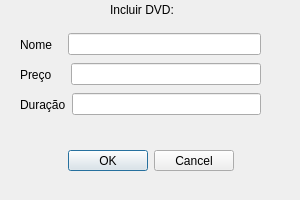
<?xml version="1.0" encoding="UTF-8"?>
<ui version="4.0">
 <class>IncluirDVD</class>
 <widget class="QDialog" name="IncluirDVD">
  <property name="geometry">
   <rect>
    <x>0</x>
    <y>0</y>
    <width>300</width>
    <height>200</height>
   </rect>
  </property>
  <property name="windowTitle">
   <string>Dialog</string>
  </property>
  <widget class="QDialogButtonBox" name="buttonBox">
   <property name="geometry">
    <rect>
     <x>10</x>
     <y>150</y>
     <width>281</width>
     <height>21</height>
    </rect>
   </property>
   <property name="orientation">
    <enum>Qt::Horizontal</enum>
   </property>
   <property name="standardButtons">
    <set>QDialogButtonBox::Cancel|QDialogButtonBox::Ok</set>
   </property>
   <property name="centerButtons">
    <bool>true</bool>
   </property>
  </widget>
  <widget class="QLabel" name="label">
   <property name="geometry">
    <rect>
     <x>110</x>
     <y>0</y>
     <width>91</width>
     <height>19</height>
    </rect>
   </property>
   <property name="text">
    <string>Incluir DVD:</string>
   </property>
  </widget>
  <widget class="QWidget" name="">
   <property name="geometry">
    <rect>
     <x>20</x>
     <y>30</y>
     <width>241</width>
     <height>29</height>
    </rect>
   </property>
   <layout class="QHBoxLayout" name="horizontalLayout_4">
    <item>
     <widget class="QLabel" name="labelN">
      <property name="text">
       <string>Nome   </string>
      </property>
     </widget>
    </item>
    <item>
     <widget class="QLineEdit" name="lineEditNome"/>
    </item>
   </layout>
  </widget>
  <widget class="QWidget" name="">
   <property name="geometry">
    <rect>
     <x>20</x>
     <y>60</y>
     <width>241</width>
     <height>29</height>
    </rect>
   </property>
   <layout class="QHBoxLayout" name="horizontalLayout">
    <item>
     <widget class="QLabel" name="labelP">
      <property name="text">
       <string>Preço    </string>
      </property>
     </widget>
    </item>
    <item>
     <widget class="QLineEdit" name="lineEditPreco"/>
    </item>
   </layout>
  </widget>
  <widget class="QWidget" name="">
   <property name="geometry">
    <rect>
     <x>20</x>
     <y>90</y>
     <width>241</width>
     <height>29</height>
    </rect>
   </property>
   <layout class="QHBoxLayout" name="horizontalLayout_2">
    <item>
     <widget class="QLabel" name="labelD">
      <property name="text">
       <string>Duração</string>
      </property>
     </widget>
    </item>
    <item>
     <widget class="QLineEdit" name="lineEditDuracao"/>
    </item>
   </layout>
  </widget>
 </widget>
 <resources/>
 <connections>
  <connection>
   <sender>buttonBox</sender>
   <signal>accepted()</signal>
   <receiver>IncluirDVD</receiver>
   <slot>accept()</slot>
   <hints>
    <hint type="sourcelabel">
     <x>248</x>
     <y>254</y>
    </hint>
    <hint type="destinationlabel">
     <x>157</x>
     <y>274</y>
    </hint>
   </hints>
  </connection>
  <connection>
   <sender>buttonBox</sender>
   <signal>rejected()</signal>
   <receiver>IncluirDVD</receiver>
   <slot>reject()</slot>
   <hints>
    <hint type="sourcelabel">
     <x>316</x>
     <y>260</y>
    </hint>
    <hint type="destinationlabel">
     <x>286</x>
     <y>274</y>
    </hint>
   </hints>
  </connection>
 </connections>
</ui>
